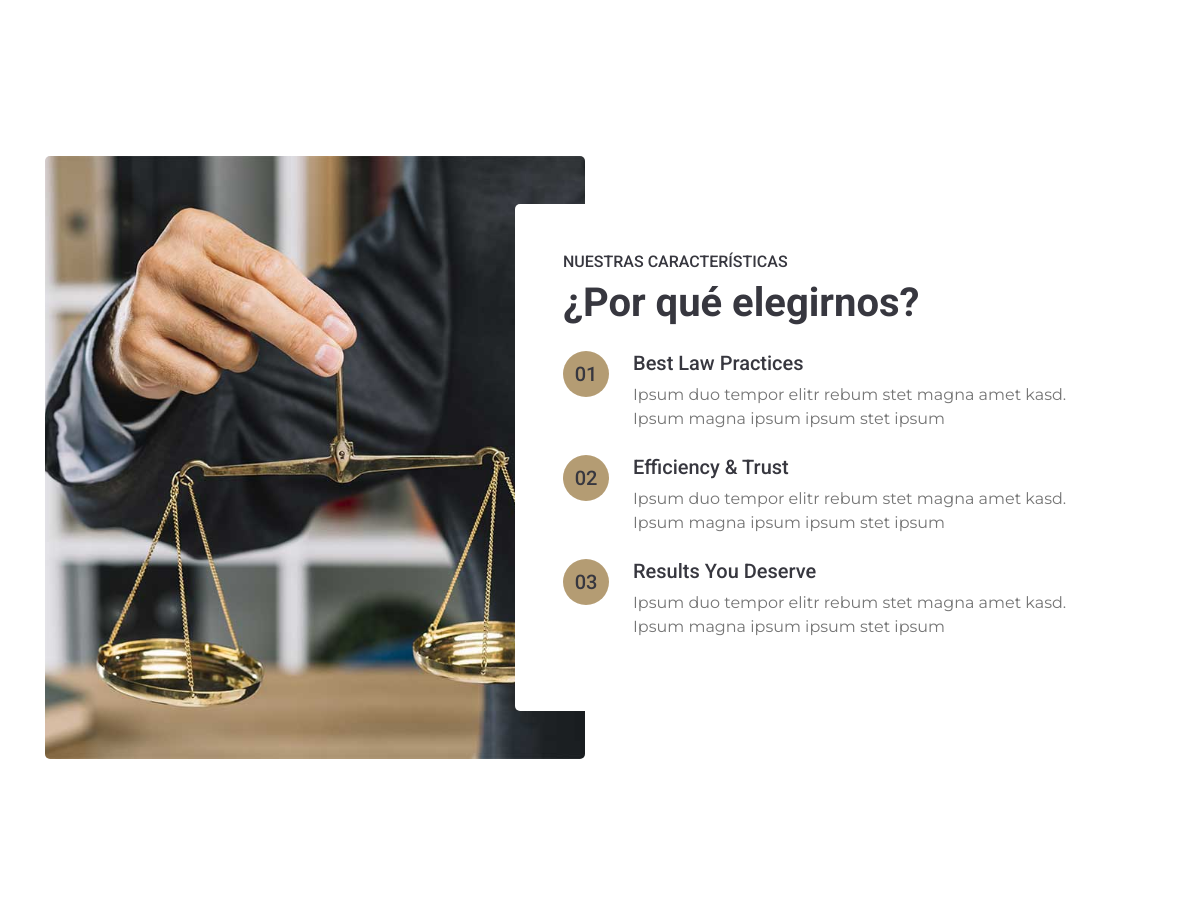
/attorneys/ (middle part), run on an earlier commit of the app's database.
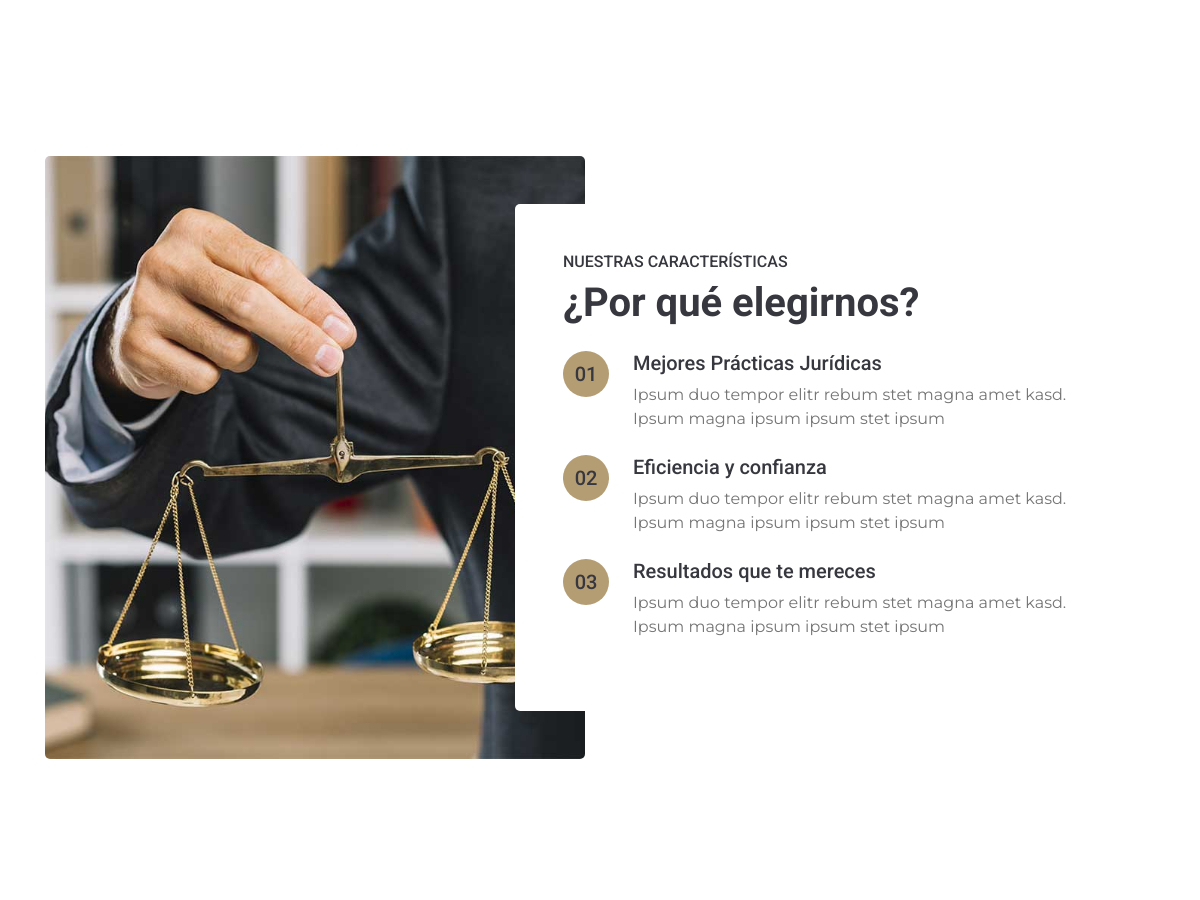
And on a later commit of the database.
### features/models.py (models this page shows, shortened)
class Feature(models.Model):
    title = models.CharField(max_length=100, verbose_name="Título")
    description = models.CharField(max_length=200, verbose_name="Descripción")
    class Meta:
        verbose_name = "Característica"
        verbose_name_plural = "Características"
        ordering = ["id"]

### attorneys/views.py (the view)
# urls.py: path('', views.attorneys_view, name='attorneys'),
def attorneys_view(request, *args, **kwargs):
    return render(request, 'attorneys.html')

### about/context_processors.py (called while the page is built)
def about(request, *args, **kwargs):
    about = About.objects.all()
    context = {
        'about': about,
    }
    return context

### attorneys/context_processors.py (called while the page is built)
def attorney(request, *args, **kwargs):
    attorneys = Attorney.objects.all()
    context = {
        'attorneys':attorneys,
    }
    return context

### communications/context_processors.py (called while the page is built)
def social_network(request, *args, **kwargs):
    social_networks = SocialNetwork.objects.all()
    formatted_social_networks = []
    for network in social_networks:
        formatted_icon_value = network.get_social_network_formatted_icon()
        formatted_social_networks.append({
            'description': network.description,
            'icon': formatted_icon_value,
            'link': network.link,
        })
    context = {
        'social_network': formatted_social_networks
    }
    return context

def address(request, *args, **kwargs):
    address = Address.objects.all()
    context = {
        'address': address
    }
    return context

def contact_info(request, *args, **kwargs):
    contact_info = ContactInfo.objects.all()
    context = {
        'contact_info': contact_info,
    }
    return context

### practice/models.py (called while the page is built)
    def get_practice_formatted_icon(self):
        return get_practice_formatted_icon(self.icon)

### core/templates/attorneys.html (shortened to what this page needs)
{% extends 'base.html' %}
{% load static %}
{% block content %}
<div class="container-fluid py-5 team-section">
    <div class="container py-5">
    </div>
</div>
<div class="container-fluid py-5">
    <div class="container py-5">
        <div class="row">
            <div class="col-lg-6" style="min-height: 500px;">
                <div class="position-relative h-100 rounded overflow-hidden">
                    <img class="position-absolute w-100 h-100" src="{% static 'core/img/feature.jpg' %}" style="object-fit: cover;">
                </div>
            </div>
            <div class="col-lg-6 pt-5 pb-lg-5">
                <div class="feature-text bg-white rounded p-lg-5">
                    <h6 class="text-uppercase">Nuestras características</h6>
                    <h1 class="mb-4">¿Por qué elegirnos?</h1>
                    {% for counter, feature in features %}
                        <div class="d-flex mb-4">
                            <div class="btn-primary btn-lg-square px-3" style="border-radius: 50px;">
                                <h5 class="text-secondary m-0">{{counter}}</h5>
                            </div>
                            <div class="ml-4">
                                <h5>{{feature.title}}</h5>
                                <p class="m-0">{{feature.description}}</p>
                            </div>
                        </div>
                    {% endfor %}
                </div>
            </div>
        </div>
    </div>
</div>
{% endblock content %}

What changed in the data, as far as the page shows it:
changed Feature: title "Best Law Practices" → "Mejores Prácticas Jurídicas"
changed Feature: title "Efficiency & Trust" → "Eficiencia y confianza"
changed Feature: title "Results You Deserve" → "Resultados que te mereces"
